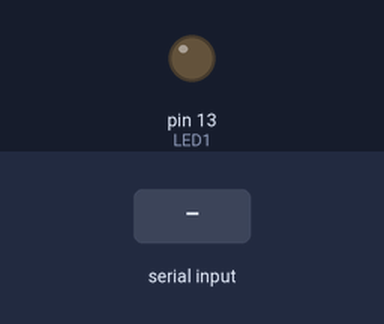
The sketch below on a simulated Arduino Uno, built with avr-gcc and run on an emulated ATmega328P. Parts: output pins drawn as LEDs (lit = HIGH). The inputs (shaded band) are chosen by the test bench. What the sketch prints to the serial monitor is not drawn.

Above: at 1.2 s.
1.3 s: "on" received over the second serial link
At 3.2 s:
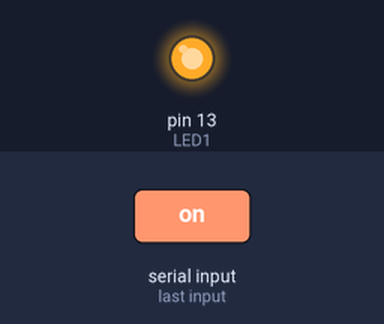
3.8 s: "off" received over the second serial link
At 5.2 s:
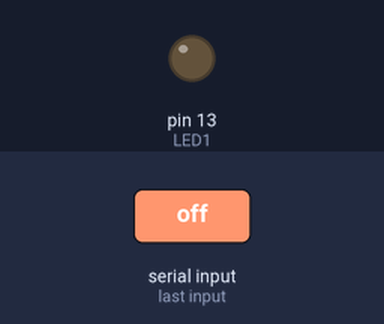
Timing chart, 0 to 6.8 s (numbered marks = the images above; inputs shaded):
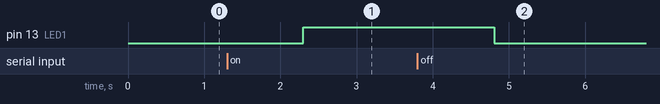

The sketch:

receptor_lora.ino
```cpp
#include <SoftwareSerial.h>

#define LED1  13

SoftwareSerial loraSerial(2, 3); // TX, RX

void setup() {
  pinMode(LED1, OUTPUT);
  Serial.begin(9600);
  loraSerial.begin(9600);
}

void loop() {
  if(loraSerial.available() > 1){
    String input = loraSerial.readString();
    Serial.println(input);
    if(input == "on") {
      digitalWrite(LED1, HIGH);
      Serial.print("Ligando o Led");
    }
    if(input == "off") {
      digitalWrite(LED1, LOW);
      Serial.print("Desligando o Led");
    }
    if(input == "offon") {
      digitalWrite(LED1, LOW);
      Serial.print("Deu Ruim");
    }
  }
  delay(20);
  Serial.print (".");
}
```

Measured:
- after the input at 1.3 s, pin 13 (LED1): LOW → HIGH after 1.0 s
- after the input at 3.8 s, pin 13 (LED1): HIGH → LOW after 1.0 s
